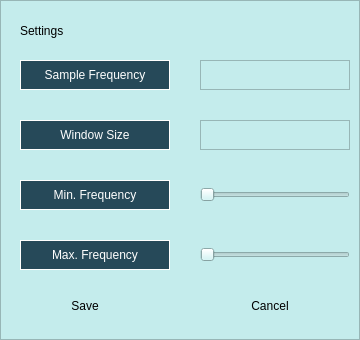
<?xml version="1.0" encoding="UTF-8"?>
<ui version="4.0">
 <class>SettingsPopUp</class>
 <widget class="QWidget" name="SettingsPopUp">
  <property name="geometry">
   <rect>
    <x>0</x>
    <y>0</y>
    <width>360</width>
    <height>340</height>
   </rect>
  </property>
  <property name="minimumSize">
   <size>
    <width>0</width>
    <height>0</height>
   </size>
  </property>
  <property name="maximumSize">
   <size>
    <width>500</width>
    <height>600</height>
   </size>
  </property>
  <property name="windowTitle">
   <string>SettingsPopUp</string>
  </property>
  <property name="styleSheet">
   <string notr="true">background-color: rgb(196, 236, 236);</string>
  </property>
  <widget class="QFrame" name="settings_frame">
   <property name="geometry">
    <rect>
     <x>0</x>
     <y>0</y>
     <width>360</width>
     <height>340</height>
    </rect>
   </property>
   <property name="maximumSize">
    <size>
     <width>500</width>
     <height>600</height>
    </size>
   </property>
   <property name="frameShape">
    <enum>QFrame::StyledPanel</enum>
   </property>
   <property name="frameShadow">
    <enum>QFrame::Raised</enum>
   </property>
   <widget class="QSlider" name="minfreq_slider">
    <property name="geometry">
     <rect>
      <x>200</x>
      <y>180</y>
      <width>150</width>
      <height>30</height>
     </rect>
    </property>
    <property name="layoutDirection">
     <enum>Qt::LeftToRight</enum>
    </property>
    <property name="orientation">
     <enum>Qt::Horizontal</enum>
    </property>
   </widget>
   <widget class="QSlider" name="maxfreq_slider">
    <property name="geometry">
     <rect>
      <x>200</x>
      <y>240</y>
      <width>150</width>
      <height>30</height>
     </rect>
    </property>
    <property name="orientation">
     <enum>Qt::Horizontal</enum>
    </property>
   </widget>
   <widget class="QPushButton" name="saveButton">
    <property name="geometry">
     <rect>
      <x>35</x>
      <y>290</y>
      <width>100</width>
      <height>32</height>
     </rect>
    </property>
    <property name="styleSheet">
     <string notr="true">font: 18pt &quot;Arial&quot;;
color: #000000; 
background: qradialgradient(
    cx: 0.3, cy: -0.4, fx: 0.3, fy: -0.4,
    radius: 1.35, stop: 0 rgba(35, 120, 99, 1), stop: 1 rgba(77, 206, 175, 1)
);

border-radius: 10%;</string>
    </property>
    <property name="text">
     <string>Save</string>
    </property>
   </widget>
   <widget class="QPushButton" name="cancelButton">
    <property name="geometry">
     <rect>
      <x>220</x>
      <y>290</y>
      <width>100</width>
      <height>32</height>
     </rect>
    </property>
    <property name="styleSheet">
     <string notr="true">font: 18pt &quot;Arial&quot;;
color: #000000; 
background: qradialgradient(
    cx: 0.3, cy: -0.4, fx: 0.3, fy: -0.4,
    radius: 1.35, stop: 0 rgba(35, 120, 99, 1), stop: 1 rgba(77, 206, 175, 1)
);

border-radius: 10%;</string>
    </property>
    <property name="text">
     <string>Cancel</string>
    </property>
   </widget>
   <widget class="QLabel" name="sampleFreqLabel">
    <property name="geometry">
     <rect>
      <x>20</x>
      <y>60</y>
      <width>150</width>
      <height>30</height>
     </rect>
    </property>
    <property name="styleSheet">
     <string notr="true">font: 13pt &quot;Arial&quot;;
background-color: rgb(38, 73, 89);
border-color: rgb(38, 72, 89);
color: white;
</string>
    </property>
    <property name="frameShape">
     <enum>QFrame::Box</enum>
    </property>
    <property name="text">
     <string>Sample Frequency</string>
    </property>
    <property name="alignment">
     <set>Qt::AlignCenter</set>
    </property>
   </widget>
   <widget class="QLabel" name="titleLabel">
    <property name="geometry">
     <rect>
      <x>20</x>
      <y>20</y>
      <width>141</width>
      <height>21</height>
     </rect>
    </property>
    <property name="styleSheet">
     <string notr="true">color: black;
font: 18pt &quot;Arial&quot;;</string>
    </property>
    <property name="text">
     <string>Settings</string>
    </property>
   </widget>
   <widget class="QLabel" name="maxFreqLabel">
    <property name="geometry">
     <rect>
      <x>20</x>
      <y>240</y>
      <width>150</width>
      <height>30</height>
     </rect>
    </property>
    <property name="styleSheet">
     <string notr="true">font: 13pt &quot;Arial&quot;;
background-color: rgb(38, 73, 89);
border-color: rgb(38, 72, 89);
color: white;
</string>
    </property>
    <property name="frameShape">
     <enum>QFrame::Box</enum>
    </property>
    <property name="text">
     <string>Max. Frequency</string>
    </property>
    <property name="alignment">
     <set>Qt::AlignCenter</set>
    </property>
   </widget>
   <widget class="QLabel" name="windowSizeLabel">
    <property name="geometry">
     <rect>
      <x>20</x>
      <y>120</y>
      <width>150</width>
      <height>30</height>
     </rect>
    </property>
    <property name="styleSheet">
     <string notr="true">font: 13pt &quot;Arial&quot;;
background-color: rgb(38, 73, 89);
border-color: rgb(38, 72, 89);
color: white;
</string>
    </property>
    <property name="frameShape">
     <enum>QFrame::Box</enum>
    </property>
    <property name="text">
     <string>Window Size</string>
    </property>
    <property name="alignment">
     <set>Qt::AlignCenter</set>
    </property>
   </widget>
   <widget class="QLabel" name="minFreqLabel">
    <property name="geometry">
     <rect>
      <x>20</x>
      <y>180</y>
      <width>150</width>
      <height>30</height>
     </rect>
    </property>
    <property name="styleSheet">
     <string notr="true">font: 13pt &quot;Arial&quot;;
background-color: rgb(38, 73, 89);
border-color: rgb(38, 72, 89);
color: white;
</string>
    </property>
    <property name="frameShape">
     <enum>QFrame::Box</enum>
    </property>
    <property name="text">
     <string>Min. Frequency</string>
    </property>
    <property name="alignment">
     <set>Qt::AlignCenter</set>
    </property>
   </widget>
   <widget class="QTextEdit" name="sampleFreqText">
    <property name="geometry">
     <rect>
      <x>200</x>
      <y>60</y>
      <width>150</width>
      <height>30</height>
     </rect>
    </property>
   </widget>
   <widget class="QTextEdit" name="windowSizeText">
    <property name="geometry">
     <rect>
      <x>200</x>
      <y>120</y>
      <width>150</width>
      <height>30</height>
     </rect>
    </property>
   </widget>
  </widget>
 </widget>
 <resources/>
 <connections/>
</ui>
